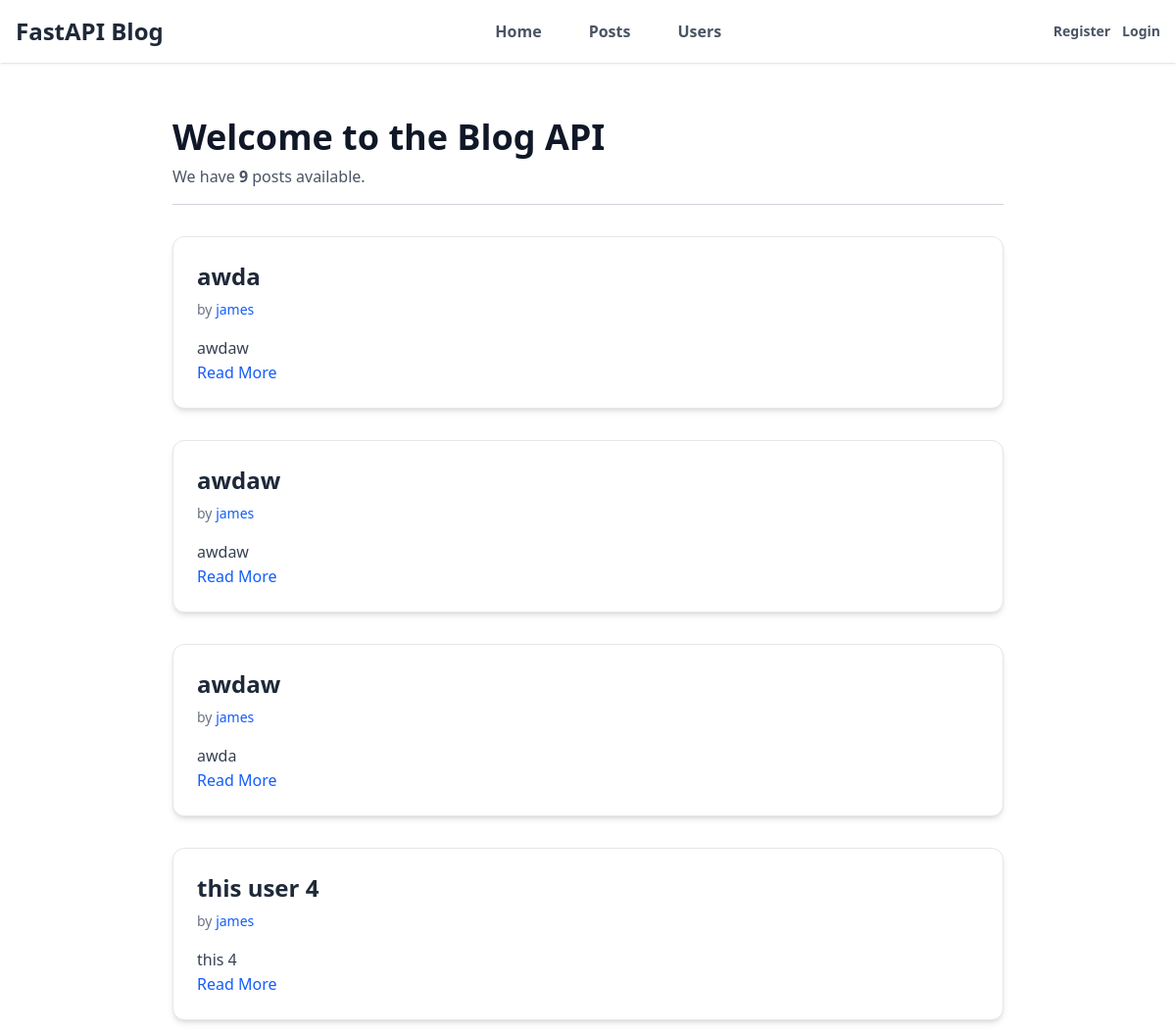
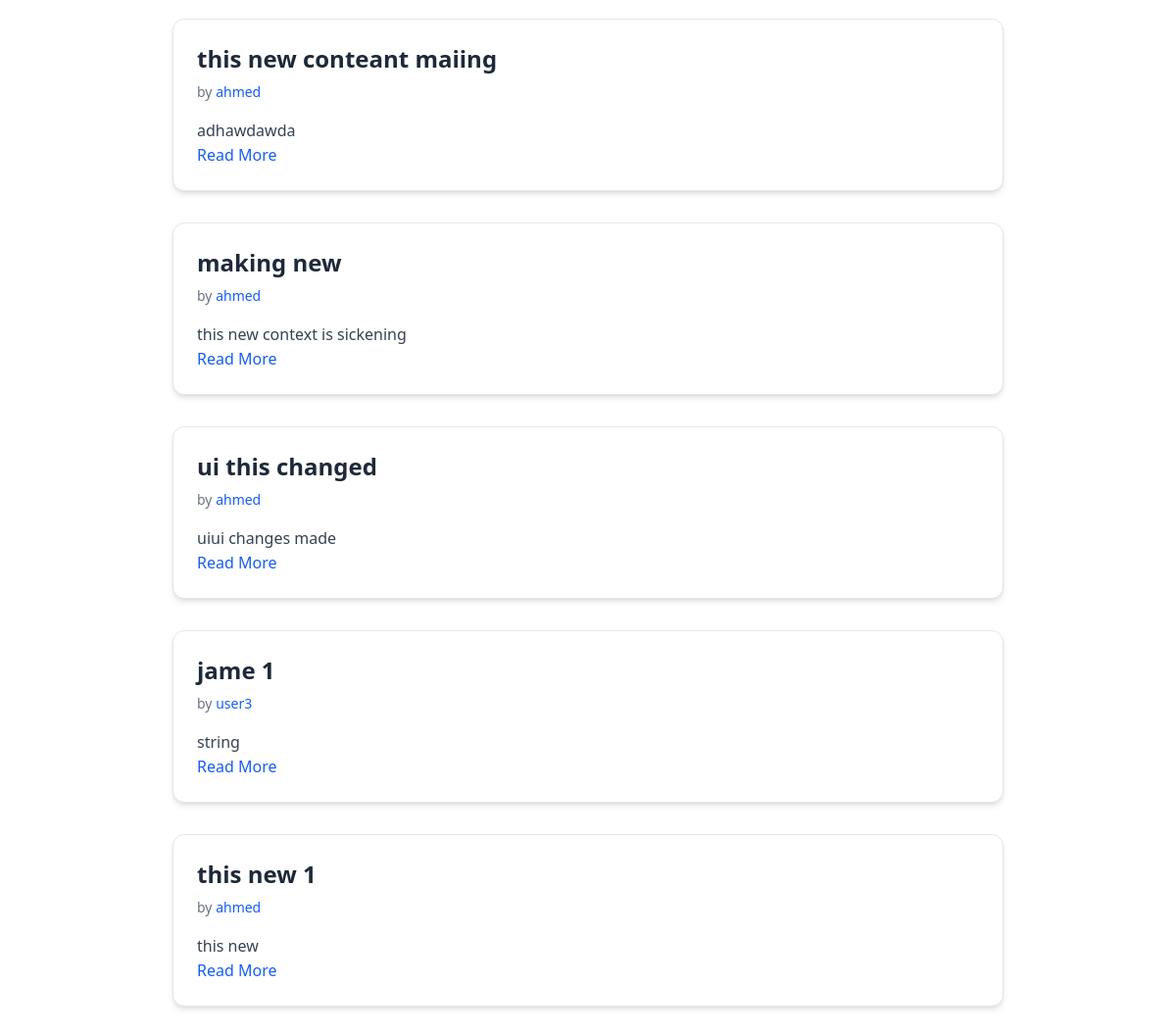
The page /posts on the database its author committed (2 pictures, top to bottom).
### models.py (models this page shows, shortened)
class Post(Base):
    __tablename__ = "posts"
    id: Mapped[int] = mapped_column(Integer, primary_key=True, index=True)
    title: Mapped[str] = mapped_column(String(100), nullable=False)
    content: Mapped[str] = mapped_column(Text, nullable=False)
    published: Mapped[bool] = mapped_column(default=False)
    user_id: Mapped[int] = mapped_column(
        ForeignKey("users.id"),
        nullable=False,
        index=True,
    )
    date_posted: Mapped[datetime] = mapped_column(
        DateTime(timezone=True),
        default=lambda: datetime.now(UTC),
    )
    author: Mapped[User] = relationship(back_populates="posts")

class User(Base):
    __tablename__ = "users"
    id: Mapped[int] = mapped_column(Integer, primary_key=True, index=True)
    username: Mapped[str] = mapped_column(String(50), unique=True, nullable=False)
    email: Mapped[str] = mapped_column(String(120), unique=True, nullable=False)
    image_file: Mapped[str | None] = mapped_column(
        String(200),
        nullable=True,
        default=None,
    )
    posts: Mapped[list[Post]] = relationship(back_populates="author", cascade="all, delete-orphan")

### main.py (the view)
@app.get("/", include_in_schema=False, name="home")
@app.get("/posts", include_in_schema=False, name="posts")
async def home(request: Request, db: Annotated[AsyncSession, Depends(get_db)]):
    result = await db.execute(
        select(models.Post)
        .options(selectinload(models.Post.author))
        .order_by(models.Post.date_posted.desc()),
    )
    posts = result.scalars().all()
    return templates.TemplateResponse(
        request,
        "home.html",
        {"posts": posts, "title": "Home"},
    )

### templates/home.html
{% extends "layout.html" %} {% block content %}
<div class="max-w-4xl mx-auto py-10 px-6">
  <header class="mb-8">
    <h1 class="text-4xl font-bold text-gray-900 mb-2">
      Welcome to the Blog API
    </h1>
    <p class="text-gray-600">
      We have <span class="font-semibold">{{ posts|length }}</span> posts
      available.
    </p>
    <hr class="mt-4 border-gray-300" />
  </header>
  <div class="space-y-8">
    {% for post in posts %}
    <article
      class="bg-white shadow-md rounded-xl border border-gray-200 p-6 hover:shadow-lg transition duration-300"
    >
      <h2 class="text-2xl font-semibold text-gray-800 mb-2">
        {{ post.title }}
      </h2>
      <p class="text-sm text-gray-500 mb-4">
        by
        <a
          href="{{ url_for('user_posts', user_id=post.author.id) }}"
          class="text-blue-600 hover:underline"
          >{{ post.author.username }}</a
        >
      </p>
      <p class="text-gray-700 leading-relaxed">{{ post.content[:100] }}</p>
      <a
        href="{{ url_for('post_detail', post_id=post.id) }}"
        class="text-blue-600 hover:underline"
        >Read More</a
      >
    </article>
    {% endfor %}
  </div>
</div>
{% endblock %}

### rows shown on the page
Post: title "awda", author.username "james", content "awdaw"
Post: title "awdaw", author.username "james", content "awdaw"
Post: title "awdaw", author.username "james", content "awda"
Post: title "this user 4", author.username "james", content "this 4"
Post: title "this new conteant maiing", author.username "ahmed", content "adhawdawda"
Post: title "making new", author.username "ahmed", content "this new context is sickening"
Post: title "ui this changed", author.username "ahmed", content "uiui changes made"
Post: title "jame 1", author.username "user3", content "string"
Post: title "this new 1", author.username "ahmed", content "this new"

### other values the page prints
{{ posts|length }} "9"
